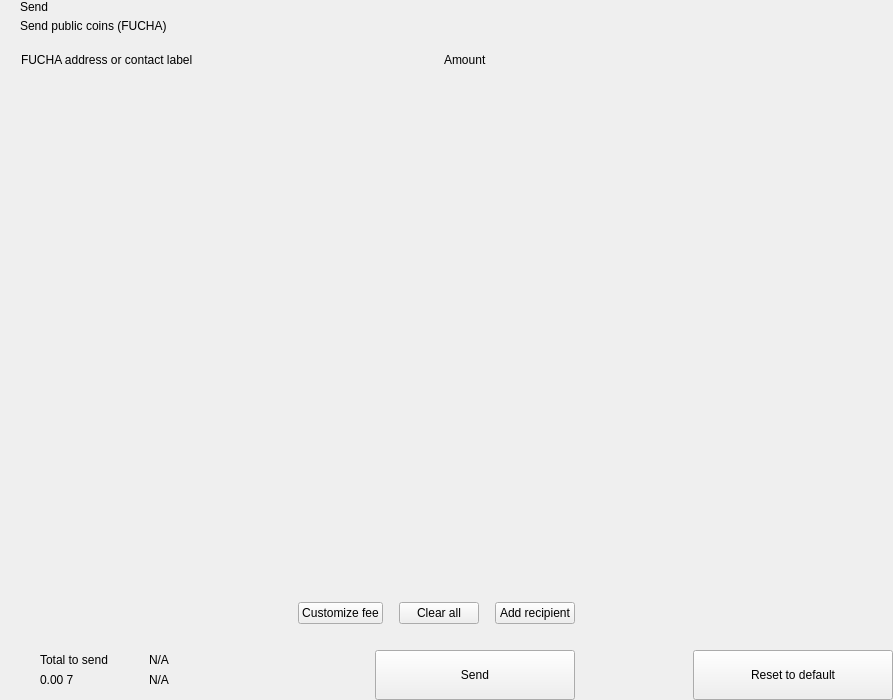
<?xml version="1.0" encoding="UTF-8"?>
<ui version="4.0">
 <class>send</class>
 <widget class="QWidget" name="send">
  <property name="geometry">
   <rect>
    <x>0</x>
    <y>0</y>
    <width>893</width>
    <height>700</height>
   </rect>
  </property>
  <property name="windowTitle">
   <string>Form</string>
  </property>
  <layout class="QHBoxLayout" name="horizontalLayout_2" stretch="2,1">
   <property name="spacing">
    <number>0</number>
   </property>
   <property name="leftMargin">
    <number>0</number>
   </property>
   <property name="topMargin">
    <number>0</number>
   </property>
   <property name="rightMargin">
    <number>0</number>
   </property>
   <property name="bottomMargin">
    <number>0</number>
   </property>
   <item>
    <widget class="QWidget" name="left" native="true">
     <layout class="QVBoxLayout" name="verticalLayout_3">
      <property name="spacing">
       <number>0</number>
      </property>
      <property name="leftMargin">
       <number>0</number>
      </property>
      <property name="topMargin">
       <number>0</number>
      </property>
      <property name="rightMargin">
       <number>0</number>
      </property>
      <property name="bottomMargin">
       <number>0</number>
      </property>
      <item>
       <layout class="QVBoxLayout" name="verticalLayout_22" stretch="0,0,0,1,0,0,0,0">
        <property name="spacing">
         <number>0</number>
        </property>
        <item>
         <layout class="QHBoxLayout" name="horizontalLayout_3">
          <property name="spacing">
           <number>0</number>
          </property>
          <property name="leftMargin">
           <number>20</number>
          </property>
          <property name="rightMargin">
           <number>20</number>
          </property>
          <item>
           <layout class="QVBoxLayout" name="verticalLayout">
            <property name="spacing">
             <number>5</number>
            </property>
            <item>
             <widget class="QLabel" name="labelTitle">
              <property name="text">
               <string>Send</string>
              </property>
              <property name="alignment">
               <set>Qt::AlignLeading|Qt::AlignLeft|Qt::AlignVCenter</set>
              </property>
             </widget>
            </item>
            <item>
             <widget class="QLabel" name="labelSubtitle1">
              <property name="text">
               <string>Send public coins (FUCHA)</string>
              </property>
             </widget>
            </item>
           </layout>
          </item>
          <item>
           <spacer name="horizontalSpacer">
            <property name="orientation">
             <enum>Qt::Horizontal</enum>
            </property>
            <property name="sizeHint" stdset="0">
             <size>
              <width>40</width>
              <height>20</height>
             </size>
            </property>
           </spacer>
          </item>
         </layout>
        </item>
        <item>
         <spacer name="verticalSpacer_2">
          <property name="orientation">
           <enum>Qt::Vertical</enum>
          </property>
          <property name="sizeType">
           <enum>QSizePolicy::Fixed</enum>
          </property>
          <property name="sizeHint" stdset="0">
           <size>
            <width>20</width>
            <height>20</height>
           </size>
          </property>
         </spacer>
        </item>
        <item>
         <layout class="QHBoxLayout" name="horizontalLayout" stretch="6,0,2">
          <property name="spacing">
           <number>0</number>
          </property>
          <property name="leftMargin">
           <number>10</number>
          </property>
          <property name="topMargin">
           <number>0</number>
          </property>
          <property name="rightMargin">
           <number>20</number>
          </property>
          <property name="bottomMargin">
           <number>0</number>
          </property>
          <item>
           <widget class="QLabel" name="labelSubtitleAddress">
            <property name="styleSheet">
             <string notr="true">margin-left:8px;</string>
            </property>
            <property name="text">
             <string>FUCHA address or contact label</string>
            </property>
           </widget>
          </item>
          <item>
           <spacer name="horizontalSpacer_3">
            <property name="orientation">
             <enum>Qt::Horizontal</enum>
            </property>
            <property name="sizeType">
             <enum>QSizePolicy::Fixed</enum>
            </property>
            <property name="sizeHint" stdset="0">
             <size>
              <width>40</width>
              <height>1</height>
             </size>
            </property>
           </spacer>
          </item>
          <item>
           <widget class="QLabel" name="labelSubtitleAmount">
            <property name="text">
             <string>Amount</string>
            </property>
           </widget>
          </item>
         </layout>
        </item>
        <item>
         <widget class="QScrollArea" name="scrollArea">
          <property name="minimumSize">
           <size>
            <width>0</width>
            <height>350</height>
           </size>
          </property>
          <property name="styleSheet">
           <string notr="true">#scrollArea {
            background:transparent;
            margin-top:10px;
}</string>
          </property>
          <property name="horizontalScrollBarPolicy">
           <enum>Qt::ScrollBarAlwaysOff</enum>
          </property>
          <property name="sizeAdjustPolicy">
           <enum>QAbstractScrollArea::AdjustIgnored</enum>
          </property>
          <property name="widgetResizable">
           <bool>true</bool>
          </property>
          <property name="alignment">
           <set>Qt::AlignLeading|Qt::AlignLeft|Qt::AlignTop</set>
          </property>
          <widget class="QWidget" name="scrollAreaWidgetContents">
           <property name="geometry">
            <rect>
             <x>0</x>
             <y>0</y>
             <width>591</width>
             <height>16</height>
            </rect>
           </property>
           <property name="sizePolicy">
            <sizepolicy hsizetype="Preferred" vsizetype="Maximum">
             <horstretch>0</horstretch>
             <verstretch>0</verstretch>
            </sizepolicy>
           </property>
           <property name="autoFillBackground">
            <bool>false</bool>
           </property>
           <property name="styleSheet">
            <string notr="true">#scrollAreaWidgetContents {
             background:transparent;
             }</string>
           </property>
           <layout class="QVBoxLayout" name="verticalLayout_7">
            <property name="spacing">
             <number>0</number>
            </property>
            <property name="sizeConstraint">
             <enum>QLayout::SetDefaultConstraint</enum>
            </property>
            <property name="leftMargin">
             <number>0</number>
            </property>
            <property name="topMargin">
             <number>0</number>
            </property>
            <property name="rightMargin">
             <number>0</number>
            </property>
            <property name="bottomMargin">
             <number>0</number>
            </property>
           </layout>
          </widget>
         </widget>
        </item>
        <item>
         <spacer name="verticalSpacer_4">
          <property name="orientation">
           <enum>Qt::Vertical</enum>
          </property>
          <property name="sizeType">
           <enum>QSizePolicy::Fixed</enum>
          </property>
          <property name="sizeHint" stdset="0">
           <size>
            <width>20</width>
            <height>20</height>
           </size>
          </property>
         </spacer>
        </item>
        <item>
         <layout class="QHBoxLayout" name="horizontalLayout_20">
          <property name="spacing">
           <number>6</number>
          </property>
          <property name="leftMargin">
           <number>20</number>
          </property>
          <property name="rightMargin">
           <number>20</number>
          </property>
          <item>
           <spacer name="horizontalSpacer_4">
            <property name="orientation">
             <enum>Qt::Horizontal</enum>
            </property>
            <property name="sizeHint" stdset="0">
             <size>
              <width>10</width>
              <height>20</height>
             </size>
            </property>
           </spacer>
          </item>
          <item>
           <widget class="QPushButton" name="pushButtonFee">
            <property name="focusPolicy">
             <enum>Qt::NoFocus</enum>
            </property>
            <property name="text">
             <string>Customize fee</string>
            </property>
           </widget>
          </item>
          <item>
           <spacer name="horizontalSpacer_11">
            <property name="orientation">
             <enum>Qt::Horizontal</enum>
            </property>
            <property name="sizeType">
             <enum>QSizePolicy::Minimum</enum>
            </property>
            <property name="sizeHint" stdset="0">
             <size>
              <width>10</width>
              <height>20</height>
             </size>
            </property>
           </spacer>
          </item>
          <item>
           <widget class="QPushButton" name="pushButtonClear">
            <property name="focusPolicy">
             <enum>Qt::NoFocus</enum>
            </property>
            <property name="layoutDirection">
             <enum>Qt::RightToLeft</enum>
            </property>
            <property name="text">
             <string>Clear all</string>
            </property>
           </widget>
          </item>
          <item>
           <spacer name="horizontalSpacer_6">
            <property name="orientation">
             <enum>Qt::Horizontal</enum>
            </property>
            <property name="sizeType">
             <enum>QSizePolicy::Fixed</enum>
            </property>
            <property name="sizeHint" stdset="0">
             <size>
              <width>10</width>
              <height>20</height>
             </size>
            </property>
           </spacer>
          </item>
          <item>
           <widget class="QPushButton" name="pushButtonAddRecipient">
            <property name="focusPolicy">
             <enum>Qt::NoFocus</enum>
            </property>
            <property name="text">
             <string>Add recipient</string>
            </property>
           </widget>
          </item>
         </layout>
        </item>
        <item>
         <spacer name="verticalSpacer">
          <property name="orientation">
           <enum>Qt::Vertical</enum>
          </property>
          <property name="sizeType">
           <enum>QSizePolicy::Fixed</enum>
          </property>
          <property name="sizeHint" stdset="0">
           <size>
            <width>20</width>
            <height>16</height>
           </size>
          </property>
         </spacer>
        </item>
        <item>
         <layout class="QHBoxLayout" name="horizontalLayout_7">
          <property name="rightMargin">
           <number>20</number>
          </property>
          <item>
           <layout class="QHBoxLayout" name="horizontalLayout_10">
            <property name="spacing">
             <number>0</number>
            </property>
            <property name="leftMargin">
             <number>8</number>
            </property>
            <item>
             <widget class="QStackedWidget" name="stackedWidget">
              <property name="minimumSize">
               <size>
                <width>0</width>
                <height>60</height>
               </size>
              </property>
              <property name="maximumSize">
               <size>
                <width>16777215</width>
                <height>60</height>
               </size>
              </property>
              <widget class="QWidget" name="page1">
               <layout class="QVBoxLayout" name="verticalLayout_71" stretch="0">
                <property name="spacing">
                 <number>6</number>
                </property>
                <property name="leftMargin">
                 <number>12</number>
                </property>
                <property name="topMargin">
                 <number>0</number>
                </property>
                <property name="rightMargin">
                 <number>0</number>
                </property>
                <property name="bottomMargin">
                 <number>0</number>
                </property>
                <item>
                 <widget class="QWidget" name="coinWidget" native="true">
                  <property name="minimumSize">
                   <size>
                    <width>0</width>
                    <height>60</height>
                   </size>
                  </property>
                  <property name="maximumSize">
                   <size>
                    <width>16777215</width>
                    <height>60</height>
                   </size>
                  </property>
                  <layout class="QHBoxLayout" name="horizontalLayout_9">
                   <property name="spacing">
                    <number>0</number>
                   </property>
                   <property name="leftMargin">
                    <number>20</number>
                   </property>
                   <property name="topMargin">
                    <number>10</number>
                   </property>
                   <property name="rightMargin">
                    <number>20</number>
                   </property>
                   <property name="bottomMargin">
                    <number>10</number>
                   </property>
                   <item>
                    <layout class="QVBoxLayout" name="verticalSend">
                     <property name="spacing">
                      <number>0</number>
                     </property>
                     <item>
                      <widget class="QLabel" name="labelTitleTotalSend">
                       <property name="text">
                        <string>Total to send</string>
                       </property>
                      </widget>
                     </item>
                     <item>
                      <widget class="QLabel" name="labelAmountSend">
                       <property name="text">
                        <string notr="true">0.00 7</string>
                       </property>
                      </widget>
                     </item>
                    </layout>
                   </item>
                   <item>
                    <spacer name="horizontalSpacer_9">
                     <property name="orientation">
                      <enum>Qt::Horizontal</enum>
                     </property>
                     <property name="sizeType">
                      <enum>QSizePolicy::Fixed</enum>
                     </property>
                     <property name="sizeHint" stdset="0">
                      <size>
                       <width>20</width>
                       <height>20</height>
                      </size>
                     </property>
                    </spacer>
                   </item>
                   <item>
                    <widget class="QLabel" name="labelLine">
                     <property name="minimumSize">
                      <size>
                       <width>1</width>
                       <height>0</height>
                      </size>
                     </property>
                     <property name="maximumSize">
                      <size>
                       <width>1</width>
                       <height>16777215</height>
                      </size>
                     </property>
                     <property name="text">
                      <string/>
                     </property>
                    </widget>
                   </item>
                   <item>
                    <spacer name="horizontalSpacer_10">
                     <property name="orientation">
                      <enum>Qt::Horizontal</enum>
                     </property>
                     <property name="sizeType">
                      <enum>QSizePolicy::Fixed</enum>
                     </property>
                     <property name="sizeHint" stdset="0">
                      <size>
                       <width>20</width>
                       <height>20</height>
                      </size>
                     </property>
                    </spacer>
                   </item>
                   <item>
                    <layout class="QVBoxLayout" name="verticalRemaining">
                     <property name="spacing">
                      <number>0</number>
                     </property>
                     <item>
                      <widget class="QLabel" name="labelTitleTotalRemaining">
                       <property name="text">
                        <string notr="true">N/A</string>
                       </property>
                      </widget>
                     </item>
                     <item>
                      <widget class="QLabel" name="labelAmountRemaining">
                       <property name="text">
                        <string notr="true">N/A</string>
                       </property>
                      </widget>
                     </item>
                    </layout>
                   </item>
                  </layout>
                 </widget>
                </item>
               </layout>
              </widget>
              <widget class="QWidget" name="page_2"/>
             </widget>
            </item>
           </layout>
          </item>
          <item>
           <spacer name="horizontalSpacer_5">
            <property name="orientation">
             <enum>Qt::Horizontal</enum>
            </property>
            <property name="sizeType">
             <enum>QSizePolicy::Expanding</enum>
            </property>
            <property name="sizeHint" stdset="0">
             <size>
              <width>40</width>
              <height>20</height>
             </size>
            </property>
           </spacer>
          </item>
          <item alignment="Qt::AlignBottom">
           <widget class="QPushButton" name="pushButtonSave">
            <property name="minimumSize">
             <size>
              <width>200</width>
              <height>50</height>
             </size>
            </property>
            <property name="maximumSize">
             <size>
              <width>200</width>
              <height>50</height>
             </size>
            </property>
            <property name="focusPolicy">
             <enum>Qt::NoFocus</enum>
            </property>
            <property name="text">
             <string>Send</string>
            </property>
           </widget>
          </item>
         </layout>
        </item>
       </layout>
      </item>
     </layout>
    </widget>
   </item>
   <item>
    <widget class="QWidget" name="right" native="true">
     <layout class="QVBoxLayout" name="verticalLayout_5">
      <property name="leftMargin">
       <number>0</number>
      </property>
      <property name="topMargin">
       <number>0</number>
      </property>
      <property name="rightMargin">
       <number>0</number>
      </property>
      <property name="bottomMargin">
       <number>0</number>
      </property>
      <item>
       <layout class="QVBoxLayout" name="verticalLayout_4">
        <property name="spacing">
         <number>6</number>
        </property>
        <item>
         <widget class="OptionButton" name="btnCoinControl" native="true">
          <property name="minimumSize">
           <size>
            <width>0</width>
            <height>50</height>
           </size>
          </property>
         </widget>
        </item>
        <item>
         <widget class="OptionButton" name="btnChangeAddress" native="true">
          <property name="minimumSize">
           <size>
            <width>0</width>
            <height>50</height>
           </size>
          </property>
         </widget>
        </item>
        <item>
         <widget class="OptionButton" name="btnUri" native="true">
          <property name="minimumSize">
           <size>
            <width>0</width>
            <height>50</height>
           </size>
          </property>
         </widget>
        </item>
        <item>
         <spacer name="verticalSpacer_5">
          <property name="orientation">
           <enum>Qt::Vertical</enum>
          </property>
          <property name="sizeHint" stdset="0">
           <size>
            <width>20</width>
            <height>40</height>
           </size>
          </property>
         </spacer>
        </item>
        <item>
         <layout class="QHBoxLayout" name="horizontalLayout_8">
          <item>
           <spacer name="horizontalSpacer_7">
            <property name="orientation">
             <enum>Qt::Horizontal</enum>
            </property>
            <property name="sizeHint" stdset="0">
             <size>
              <width>40</width>
              <height>20</height>
             </size>
            </property>
           </spacer>
          </item>
          <item>
           <widget class="QPushButton" name="pushButtonReset">
            <property name="minimumSize">
             <size>
              <width>200</width>
              <height>50</height>
             </size>
            </property>
            <property name="maximumSize">
             <size>
              <width>200</width>
              <height>50</height>
             </size>
            </property>
            <property name="focusPolicy">
             <enum>Qt::NoFocus</enum>
            </property>
            <property name="text">
             <string>Reset to default</string>
            </property>
           </widget>
          </item>
         </layout>
        </item>
       </layout>
      </item>
     </layout>
    </widget>
   </item>
  </layout>
 </widget>
 <customwidgets>
  <customwidget>
   <class>OptionButton</class>
   <extends>QWidget</extends>
   <header>qt/pivx/optionbutton.h</header>
   <container>1</container>
  </customwidget>
 </customwidgets>
 <resources/>
 <connections/>
</ui>
